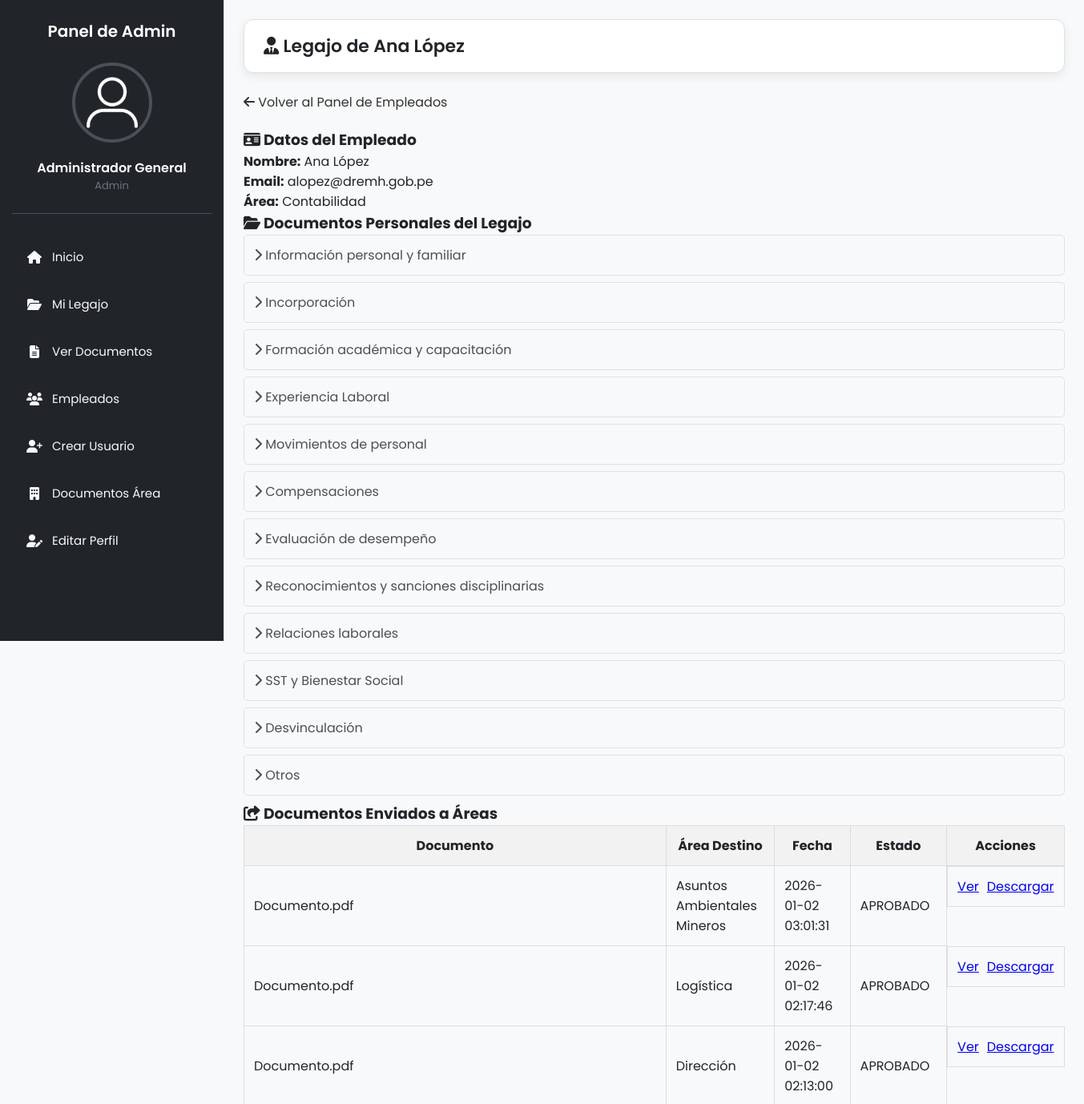
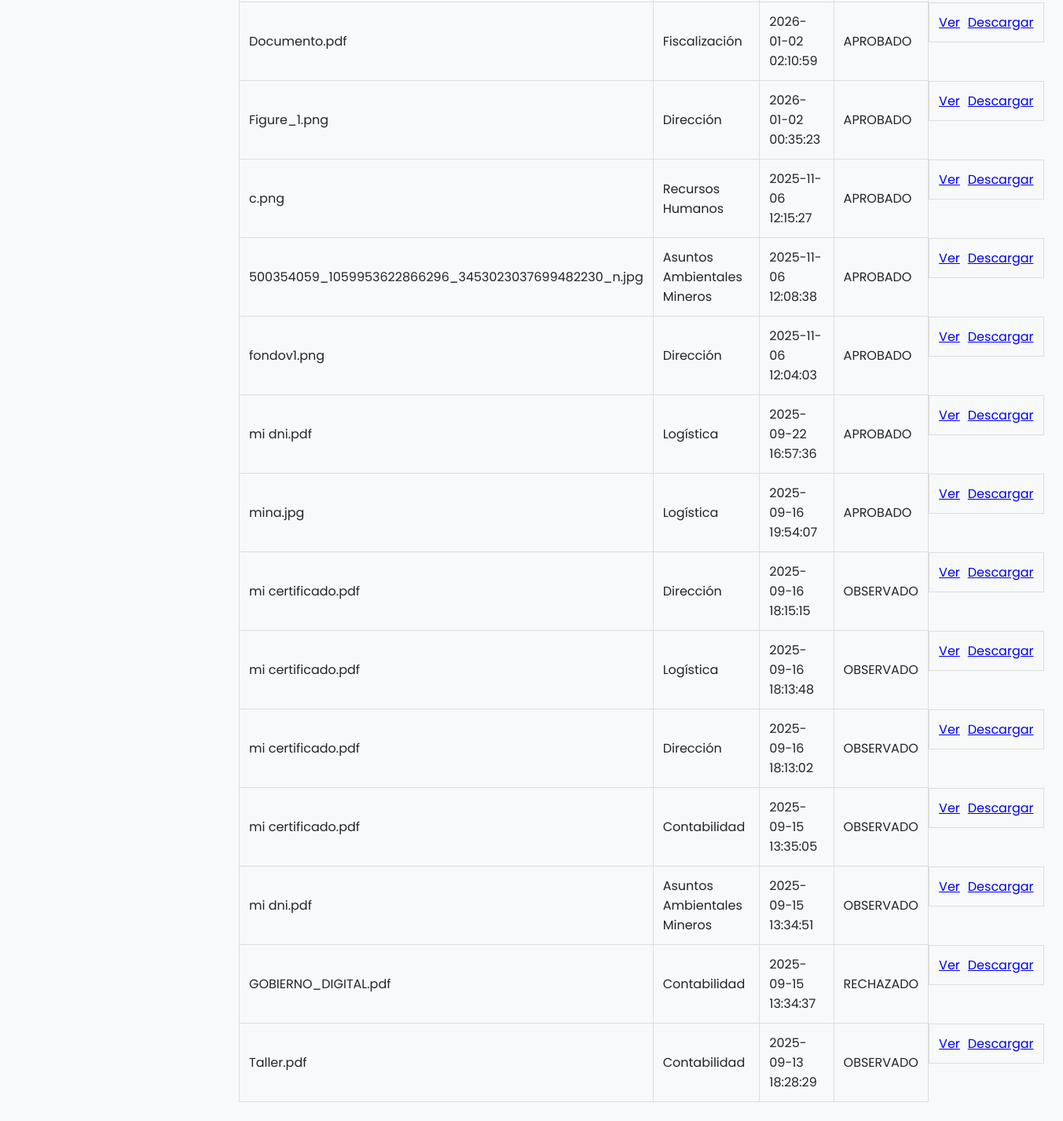
/panel_de_jefe/ver_empleado.php?id=4 (signed in), run on the app's committed database (2 pictures, top to bottom).
### tables this page shows
CREATE TABLE `usuarios` (
  `id` int NOT NULL AUTO_INCREMENT,
  `nombre` varchar(150) NOT NULL,
  `email` varchar(150) NOT NULL,
  `password_hash` varchar(255) NOT NULL,
  `id_area` int DEFAULT NULL,
  `rol` enum('admin','rrhh','jefe_area','empleado','secretaria') DEFAULT 'empleado',
  `activo` tinyint(1) DEFAULT '1',
  `creado_en` datetime DEFAULT CURRENT_TIMESTAMP,
  `foto` varchar(255) DEFAULT 'uploads/usuarios/default.png',
  `reset_token` varchar(64) DEFAULT NULL,
  `reset_token_expires_at` datetime DEFAULT NULL,
  PRIMARY KEY (`id`),
  UNIQUE KEY `email` (`email`),
  KEY `id_area` (`id_area`),
  CONSTRAINT `usuarios_ibfk_1` FOREIGN KEY (`id_area`) REFERENCES `areas` (`id`)
);

CREATE TABLE `areas` (
  `id` int NOT NULL AUTO_INCREMENT,
  `nombre` varchar(100) NOT NULL,
  `descripcion` text,
  `creado_en` datetime DEFAULT CURRENT_TIMESTAMP,
  PRIMARY KEY (`id`)
);

CREATE TABLE `secciones_legajo` (
  `id` int NOT NULL AUTO_INCREMENT,
  `nombre` varchar(255) NOT NULL,
  `descripcion` text,
  PRIMARY KEY (`id`)
);

CREATE TABLE `documentos` (
  `id` int NOT NULL AUTO_INCREMENT,
  `id_usuario` int NOT NULL,
  `nombre_original` varchar(255) NOT NULL,
  `nombre_guardado` varchar(255) NOT NULL,
  `tipo` varchar(100) DEFAULT NULL,
  `fecha_subida` datetime DEFAULT CURRENT_TIMESTAMP,
  `id_area_destino` int DEFAULT NULL,
  `id_seccion` int DEFAULT NULL,
  `estado` varchar(50) DEFAULT 'Pendiente',
  `feedback` text,
  `revisado_por` int DEFAULT NULL,
  `fecha_revision` datetime DEFAULT NULL,
  `destino_area` varchar(100) DEFAULT 'secretaria',
  `enviado_a_area_id` int DEFAULT NULL,
  `area_solicitada_id` int DEFAULT NULL,
  PRIMARY KEY (`id`),
  KEY `id_usuario` (`id_usuario`),
  KEY `fk_area_destino` (`id_area_destino`),
  KEY `fk_documentos_seccion` (`id_seccion`),
  KEY `fk_revisor` (`revisado_por`),
  KEY `fk_area_solicitada` (`area_solicitada_id`),
  CONSTRAINT `documentos_ibfk_1` FOREIGN KEY (`id_usuario`) REFERENCES `usuarios` (`id`),
  CONSTRAINT `fk_area_destino` FOREIGN KEY (`id_area_destino`) REFERENCES `areas` (`id`),
  CONSTRAINT `fk_area_solicitada` FOREIGN KEY (`area_solicitada_id`) REFERENCES `areas` (`id`),
  CONSTRAINT `fk_documentos_seccion` FOREIGN KEY (`id_seccion`) REFERENCES `secciones_legajo` (`id`),
  CONSTRAINT `fk_revisor` FOREIGN KEY (`revisado_por`) REFERENCES `usuarios` (`id`)
);

### panel_de_jefe/ver_empleado.php (the view, shortened to what this page needs)
<?php
require '../php/db.php';
$empleado_id = isset($_GET['id']) ? (int)$_GET['id'] : 0;
try {
    $stmt_emp = $pdo->prepare("SELECT u.id, u.nombre, u.email, u.rol, a.nombre AS area FROM usuarios u LEFT JOIN areas a ON u.id_area = a.id WHERE u.id = ?");
    $stmt_emp->execute([$empleado_id]);
    $empleado = $stmt_emp->fetch(PDO::FETCH_ASSOC);
    $secciones = $pdo->query("SELECT id, nombre FROM secciones_legajo ORDER BY id ASC")->fetchAll(PDO::FETCH_ASSOC);
    $stmt_docs = $pdo->prepare("SELECT d.id, d.nombre_original, d.tipo, d.fecha_subida, d.estado, a.nombre AS area_destino FROM documentos d JOIN areas a ON d.id_area_destino = a.id WHERE d.id_usuario = ? AND d.id_area_destino IS NOT NULL ORDER BY d.fecha_subida DESC");
    $stmt_docs->execute([$empleado_id]);
    $docs_enviados = $stmt_docs->fetchAll(PDO::FETCH_ASSOC);
} catch (PDOException $e) {
    die("Error en la consulta: " . $e->getMessage());
}
require_once '../includes/header_admin.php';
require_once '../includes/sidebar_admin.php';
?>
<div class="main">
    <header class="topbar">
      <h1><i class="fas fa-user-tie"></i> Legajo de <?= htmlspecialchars($empleado['nombre']) ?></h1>
    </header>
    <main class="content">
        <a href="../admin/empleados_panel.php" style="text-decoration: none; color: #333; margin-bottom: 20px; display: inline-block;">
            <i class="fas fa-arrow-left"></i> Volver al Panel de Empleados
        </a>
        <div class="card">
            <h3><i class="fas fa-id-card"></i> Datos del Empleado</h3>
            <p style="text-align:left;"><strong>Nombre:</strong> <?= htmlspecialchars($empleado['nombre']); ?></p>
            <p style="text-align:left;"><strong>Email:</strong> <?= htmlspecialchars($empleado['email']); ?></p>
            <p style="text-align:left;"><strong>Área:</strong> <?= htmlspecialchars($empleado['area'] ?? 'No asignada'); ?></p>
        </div>
        <div class="card">
            <h3><i class="fas fa-folder-open"></i> Documentos Personales del Legajo</h3>
            <?php if ($secciones): ?>
                <?php foreach ($secciones as $sec): ?>
                    <a class="seccion-link" href="ver_seccion_legajo.php?id=<?= $empleado_id; ?>&seccion=<?= $sec['id']; ?>">
                        <i class="fas fa-chevron-right"></i> <?= htmlspecialchars($sec['nombre']); ?>
                    </a>
                <?php endforeach; ?>
            <?php else: ?>
                <p>No hay secciones de legajo configuradas en el sistema.</p>
            <?php endif; ?>
        </div>
        <div class="card">
            <h3><i class="fas fa-share-square"></i> Documentos Enviados a Áreas</h3>
            <?php if ($docs_enviados): ?>
                <table class="styled-table">
                    <thead>
                        <tr>
                            <th>Documento</th>
                            <th>Área Destino</th>
                            <th>Fecha</th>
                            <th>Estado</th>
                            <th>Acciones</th>
                        </tr>
                    </thead>
                    <tbody>
                        <?php foreach ($docs_enviados as $doc): ?>
                        <tr>
                            <td><?= htmlspecialchars($doc['nombre_original']) ?></td>
                            <td><?= htmlspecialchars($doc['area_destino']) ?></td>
                            <td><?= $doc['fecha_subida'] ?></td>
                            <td><?= htmlspecialchars(strtoupper($doc['estado'])) ?></td>
                            <td style="display:flex; gap:10px;">
                                <a href="../php/ver_documento.php?id=<?= $doc['id'] ?>&action=view" target="_blank">Ver</a>
                                <a href="../php/ver_documento.php?id=<?= $doc['id'] ?>&action=download">Descargar</a>
                            </td>
                        </tr>
                        <?php endforeach; ?>
                    </tbody>
                </table>
            <?php else: ?>
                <p>Este empleado no ha enviado documentos a otras áreas.</p>
            <?php endif; ?>
        </div>
    </main>
</div>
<?php require_once '../includes/footer.php'; ?>

### style/global.css (style rules this page uses)
:root { --color-primario: #0d6efd; --color-primario-hover: #0b5ed7; --color-secundario: #6c757d; --color-exito: #198754; --color-peligro: #dc3545; --color-advertencia: #ffc107; --color-info: #0dcaf0; --color-fondo-cuerpo: #f8f9fa; --color-fondo-sidebar: #212529; --color-texto-sidebar: #f8f9fa; --color-fondo-tarjeta: #ffffff; --color-texto-principal: #212529; --color-texto-secundario: #6c757d; --color-borde: #dee2e6; --sombra-tarjeta: 0 4px 12px rgba(0, 0, 0, 0.08); }
* { margin: 0; padding: 0; box-sizing: border-box; font-family: 'Poppins', sans-serif; }
body { display: flex; background: var(--color-fondo-cuerpo); color: var(--color-texto-principal); min-height: 100vh; }
.main { flex: 1; padding: 24px; margin-left: 280px; transition: margin-left 0.3s ease; }
.topbar { display: flex; justify-content: space-between; align-items: center; background: var(--color-fondo-tarjeta); padding: 16px 24px; border-radius: 12px; margin-bottom: 24px; box-shadow: var(--sombra-tarjeta); border: 1px solid var(--color-borde); }
.topbar h1 { font-size: 22px; color: var(--color-texto-principal); font-weight: 600; margin: 0; }

### panel_de_jefe/ver_empleado.php (style rules this page uses)
.seccion-link { display: block; padding: 12px; background-color: #f8f9fa; border: 1px solid #dee2e6; margin-bottom: 8px; text-decoration: none; color: #495057; border-radius: 5px; transition: background-color 0.2s; }
.styled-table { width: 100%; border-collapse: collapse; }
.styled-table th, .styled-table td { padding: 12px; border: 1px solid #ddd; }
.styled-table th { background-color: #f2f2f2; }

### data on the page
usuarios: nombre "Ana López", email "alopez@dremh.gob.pe", id_area.nombre "Contabilidad"
secciones_legajo: nombre "Información personal y familiar"
secciones_legajo: nombre "Incorporación"
secciones_legajo: nombre "Formación académica y capacitación"
secciones_legajo: nombre "Experiencia Laboral"
secciones_legajo: nombre "Movimientos de personal"
secciones_legajo: nombre "Compensaciones"
secciones_legajo: nombre "Evaluación de desempeño"
secciones_legajo: nombre "Reconocimientos y sanciones disciplinarias"
secciones_legajo: nombre "Relaciones laborales"
secciones_legajo: nombre "SST y Bienestar Social"
secciones_legajo: nombre "Desvinculación"
secciones_legajo: nombre "Otros"
documentos: nombre_original "Documento.pdf", id_area_destino.nombre "Asuntos Ambientales Mineros", fecha_subida "2026-01-02 03:01:31", estado "APROBADO"
documentos: nombre_original "Documento.pdf", id_area_destino.nombre "Logística", fecha_subida "2026-01-02 02:17:46", estado "APROBADO"
documentos: nombre_original "Documento.pdf", id_area_destino.nombre "Dirección", fecha_subida "2026-01-02 02:13:00", estado "APROBADO"
documentos: nombre_original "Documento.pdf", id_area_destino.nombre "Fiscalización", fecha_subida "2026-01-02 02:10:59", estado "APROBADO"
documentos: nombre_original "Figure_1.png", id_area_destino.nombre "Dirección", fecha_subida "2026-01-02 00:35:23", estado "APROBADO"
documentos: nombre_original "c.png", id_area_destino.nombre "Recursos Humanos", fecha_subida "2025-11-06 12:15:27", estado "APROBADO"
documentos: nombre_original "500354059_1059953622866296_3453023037699482230_n.jpg", id_area_destino.nombre "Asuntos Ambientales Mineros", fecha_subida "2025-11-06 12:08:38", estado "APROBADO"
documentos: nombre_original "fondov1.png", id_area_destino.nombre "Dirección", fecha_subida "2025-11-06 12:04:03", estado "APROBADO"
documentos: nombre_original "mi dni.pdf", id_area_destino.nombre "Logística", fecha_subida "2025-09-22 16:57:36", estado "APROBADO"
documentos: nombre_original "mina.jpg", id_area_destino.nombre "Logística", fecha_subida "2025-09-16 19:54:07", estado "APROBADO"
documentos: nombre_original "mi certificado.pdf", id_area_destino.nombre "Dirección", fecha_subida "2025-09-16 18:15:15", estado "OBSERVADO"
documentos: nombre_original "mi certificado.pdf", id_area_destino.nombre "Logística", fecha_subida "2025-09-16 18:13:48", estado "OBSERVADO"
documentos: nombre_original "mi certificado.pdf", id_area_destino.nombre "Dirección", fecha_subida "2025-09-16 18:13:02", estado "OBSERVADO"
documentos: nombre_original "mi certificado.pdf", id_area_destino.nombre "Contabilidad", fecha_subida "2025-09-15 13:35:05", estado "OBSERVADO"
documentos: nombre_original "mi dni.pdf", id_area_destino.nombre "Asuntos Ambientales Mineros", fecha_subida "2025-09-15 13:34:51", estado "OBSERVADO"
documentos: nombre_original "GOBIERNO_DIGITAL.pdf", id_area_destino.nombre "Contabilidad", fecha_subida "2025-09-15 13:34:37", estado "RECHAZADO"
documentos: nombre_original "Taller.pdf", id_area_destino.nombre "Contabilidad", fecha_subida "2025-09-13 18:28:29", estado "OBSERVADO"

### other printed values
$_SESSION['nombre'] "Administrador General"
$_SESSION['rol'] "Admin"
